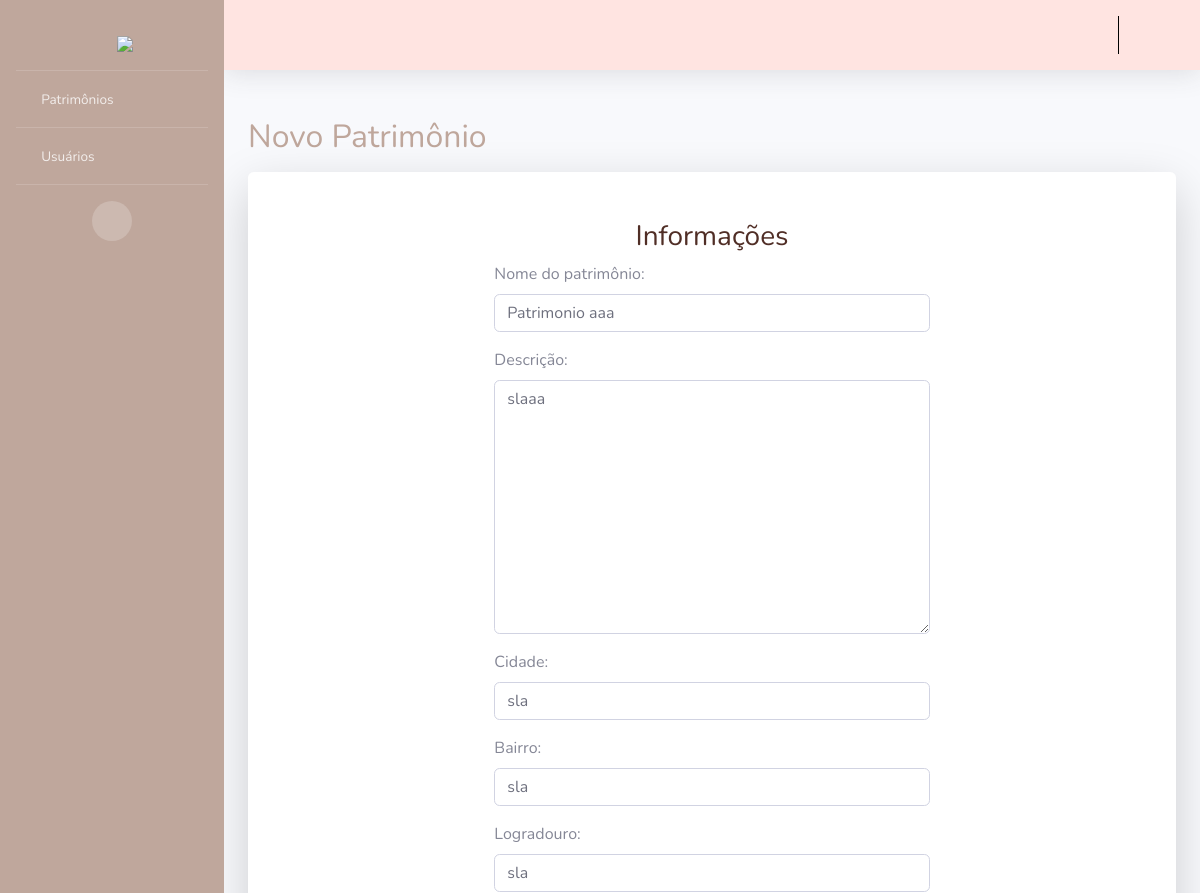
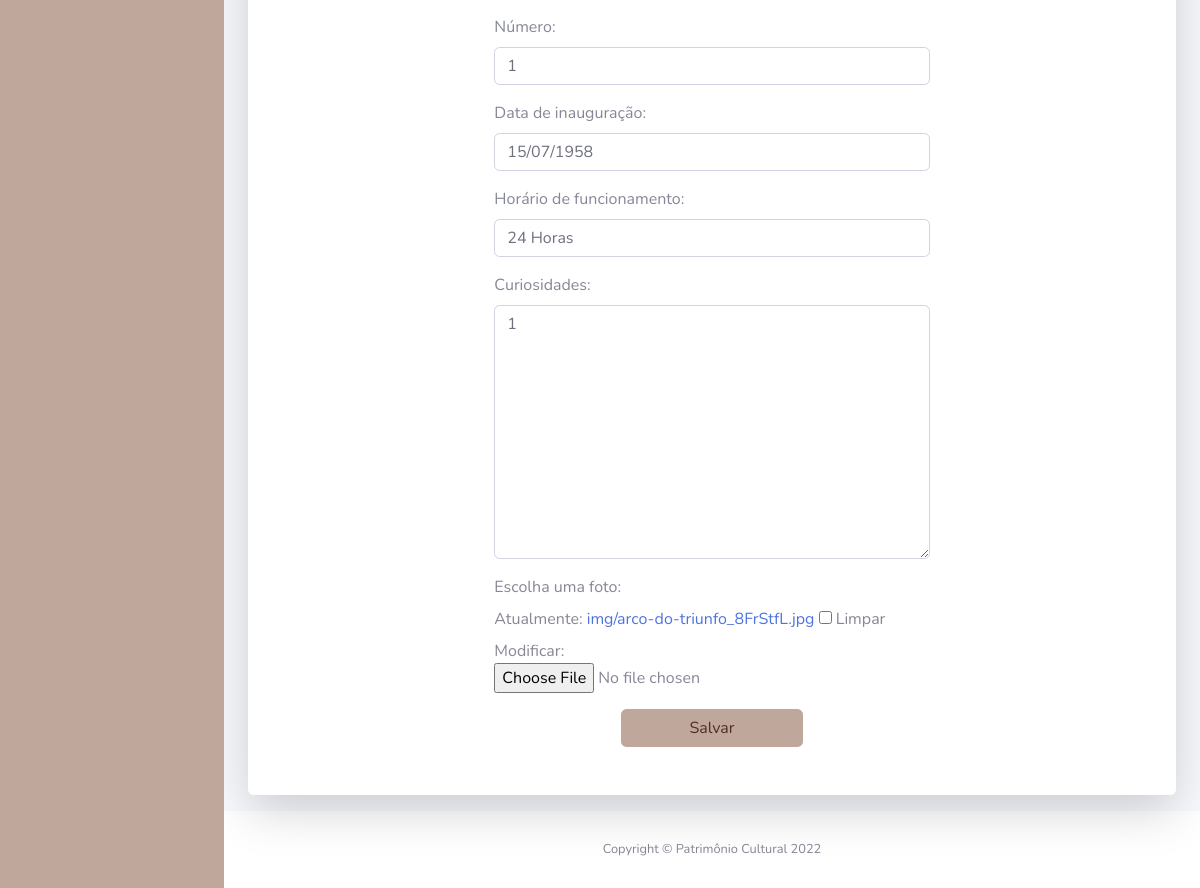
Screenshot of /updatePatrimonio/1 with the database file from the repository (2 pictures, top to bottom).
### PC/models.py (models this page shows, shortened)
class Patrimonio(models.Model):
    codigo = models.AutoField(primary_key=True)
    usuario = models.ForeignKey(Usuario, on_delete=models.CASCADE)
    nome = models.CharField(max_length=100)
    descricao = models.TextField(max_length=400)
    cidade = models.CharField(max_length=100)
    bairro = models.CharField(max_length=100)
    logradouro = models.CharField(max_length=100)
    numero = models.CharField(max_length=16)
    datainauguracao = models.DateField(null=True, blank=True)
    funcionamento = models.CharField(max_length=100)
    curiosidades = models.TextField(null=True, blank=True)
    foto = models.ImageField(upload_to="img", null=True, blank=True)

### PC/views.py (the view)
# urls.py: path('updatePatrimonio/<int:id>', updateP, name='url_updateP'),
@has_permission_decorator('editar_patrimonio')
def updateP(request, id):
    patr = Patrimonio.objects.get(pk=id)
    form = PatrimonioModelForm(request.POST or None, request.FILES or None, instance=patr)
    if form.is_valid():
        form.save()
        return redirect("/readPatrimonio")
    pacote = {"form": form}
    return render(request, "createP.html", pacote)

### PC/forms.py
class PatrimonioModelForm(ModelForm):
    class Meta:
        model = Patrimonio
        fields = ('nome', 'descricao', 'cidade', 'bairro', 'logradouro', 'numero', 'datainauguracao', 'funcionamento', 'curiosidades', 'foto')
        labels = {
            "nome": "Nome do patrimônio:",
            "descricao": "Descrição:",
            "cidade": "Cidade:",
            "bairro": "Bairro:",
            "logradouro": "Logradouro:",
            "numero": "Número:",
            "datainauguracao": "Data de inauguração:",
            "funcionamento": "Horário de funcionamento:",
            "curiosidades": "Curiosidades:",
            "foto": "Escolha uma foto:",
        }

### PC/templates/createP.html (shortened to what this page needs)
{% extends 'layouts/layout.html' %}
{% block conteudo %}
{% load crispy_forms_tags %}
<h2 class="h2 mb-0 text-marrom">Novo Patrimônio</h2>
<div class="card o-hidden border-0 shadow-lg my-3">
    <div class="card-body p-0">
        <div class="row justify-content-center">
            <div class="col-lg-7">
                <div class="p-5">
                    <div class="text-center">
                        <h3 class="text-logo">Informações</h3>
                    </div>
                    <form class="user" method="POST" enctype="multipart/form-data">
                        {{form|crispy}}
                        <div class="text-center">
                            <input type="submit" class="btn bg-marrom text-logo col-sm-5 -md-auto" value="Salvar">
                        </div>
                    </form>
                </div>
            </div>
        </div>
    </div>
</div>
{% endblock %}

### rows the page displays
Patrimonio: nome "Patrimonio aaa", descricao "slaaa", cidade "sla", bairro "sla", logradouro "sla", numero "1", datainauguracao "15/07/1958", funcionamento "24 Horas", curiosidades "1"
